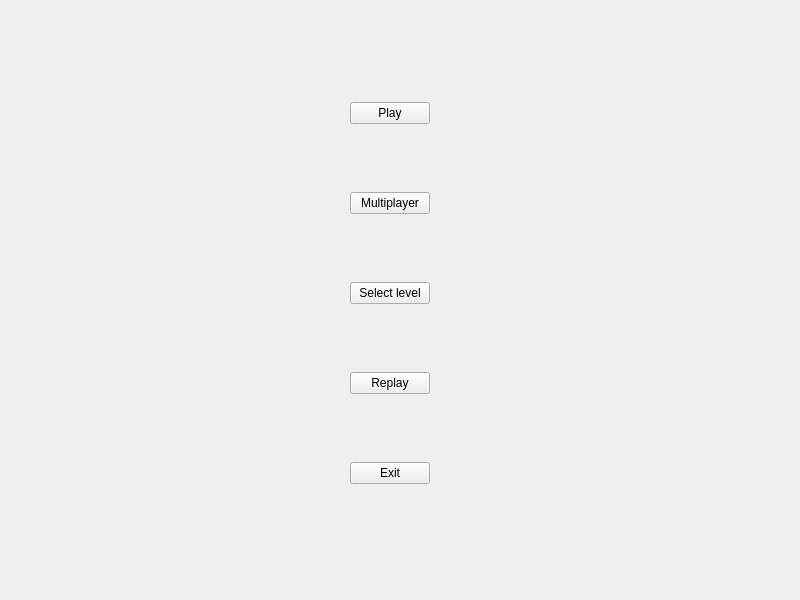
<?xml version="1.0" encoding="UTF-8"?>
<ui version="4.0">
  <class>Form</class>
  <widget class="QWidget" name="Form">
    <property name="geometry">
      <rect>
        <x>0</x>
        <y>0</y>
        <width>800</width>
        <height>600</height>
      </rect>
    </property>
    <property name="maximumSize">
      <size>
        <width>800</width>
        <height>600</height>
      </size>
    </property>
    <property name="windowTitle">
      <string>Form</string>
    </property>
    <widget class="QWidget" name="verticalLayoutWidget">
      <property name="geometry">
        <rect>
          <x>60</x>
          <y>40</y>
          <width>661</width>
          <height>511</height>
        </rect>
      </property>
      <layout class="QVBoxLayout" name="verticalLayout">
        <item alignment="Qt::AlignHCenter">
          <widget class="QPushButton" name="playButton">
            <property name="text">
              <string>Play</string>
            </property>
            <property name="flat">
              <bool>false</bool>
            </property>
          </widget>
        </item>
        <item alignment="Qt::AlignHCenter">
          <widget class="QPushButton" name="multiplayerButton">
            <property name="text">
              <string>Multiplayer</string>
            </property>
          </widget>
        </item>
        <item alignment="Qt::AlignHCenter">
          <widget class="QPushButton" name="selectLevelButton">
            <property name="text">
              <string>Select level</string>
            </property>
            <property name="flat">
              <bool>false</bool>
            </property>
          </widget>
        </item>
        <item alignment="Qt::AlignHCenter">
          <widget class="QPushButton" name="replayButton">
            <property name="text">
              <string>Replay</string>
            </property>
          </widget>
        </item>
        <item alignment="Qt::AlignHCenter">
          <widget class="QPushButton" name="exitButton">
            <property name="text">
              <string>Exit</string>
            </property>
          </widget>
        </item>
      </layout>
    </widget>
  </widget>
  <resources />
  <connections />
</ui>
